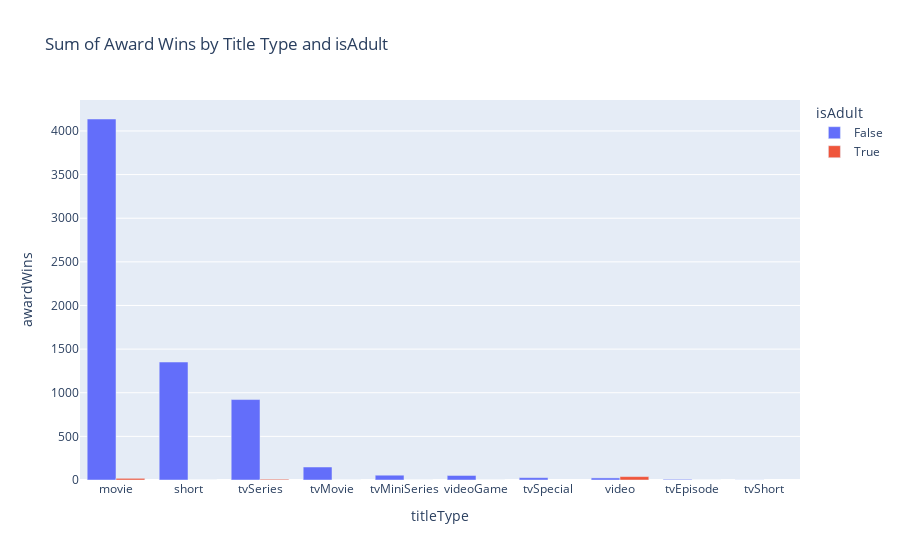

Source (notebook cell):
### Markdown cell above
From the output code it is noticed that the first 3 units for number of votes belong to the category 'movies' of the variable 'titleType'.
These are respectively:
1. Harry Potter and the Deathly Hallows - Part 2 with 966.565 votes.
2. Il buono, il brutto, il cattivo with 825.934 votes.
3. Full Metal Jacket with 803.146 votes.

### Code cell
import plotly.express as px

# Raggruppa per titleType e isAdult e somma i premi vinti
df_grouped = df_copy.groupby(['titleType', 'isAdult'])['awardWins'].sum().reset_index()

# Ordina il DataFrame per awardWins in ordine decrescente
df_grouped = df_grouped.sort_values(by='awardWins', ascending=False)

# Crea un bar plot usando Plotly
fig = px.bar(df_grouped, x='titleType', y='awardWins', color='isAdult', barmode='group',
             title='Sum of Award Wins by Title Type and isAdult')

# Mostra il grafico
fig.show()

### Figure 1 — Plotly figure (JSON) as saved in the notebook; plotly's stock layout.template omitted (floating-point values rounded to 4 significant figures)
{"data": [{"alignmentgroup": "True", "hovertemplate": "isAdult=False<br>titleType=%{x}<br>awardWins=%{y}<extra></extra>", "legendgroup": "False", "marker": {"color": "#636efa", "pattern": {"shape": ""}}, "name": "False", "offsetgroup": "False", "orientation": "v", "showlegend": true, "textposition": "auto", "type": "bar", "x": ["movie", "short", "tvSeries", "tvMovie", "tvMiniSeries", "videoGame", "tvSpecial", "video", "tvEpisode", "tvShort"], "xaxis": "x", "y": [4137, 1352, 922, 149, 55, 52, 27, 24, 8, 1], "yaxis": "y"}, {"alignmentgroup": "True", "hovertemplate": "isAdult=True<br>titleType=%{x}<br>awardWins=%{y}<extra></extra>", "legendgroup": "True", "marker": {"color": "#EF553B", "pattern": {"shape": ""}}, "name": "True", "offsetgroup": "True", "orientation": "v", "showlegend": true, "textposition": "auto", "type": "bar", "x": ["video", "movie", "tvSeries", "tvEpisode", "tvMovie", "tvMiniSeries", "short", "videoGame"], "xaxis": "x", "y": [39, 19, 9, 0, 0, 0, 0, 0], "yaxis": "y"}], "layout": {"barmode": "group", "legend": {"title": {"text": "isAdult"}, "tracegroupgap": 0}, "title": {"text": "Sum of Award Wins by Title Type and isAdult"}, "xaxis": {"anchor": "y", "domain": [0, 1], "title": {"text": "titleType"}}, "yaxis": {"anchor": "x", "domain": [0, 1], "title": {"text": "awardWins"}}}}
